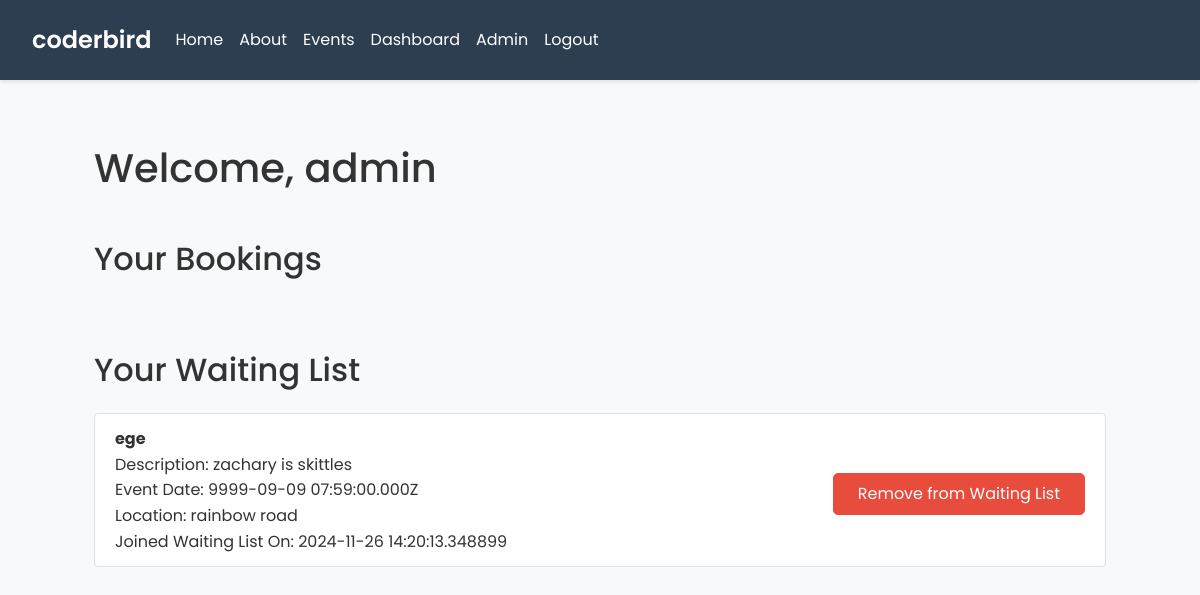
Before: /dashboard (signed in) with the older database file.
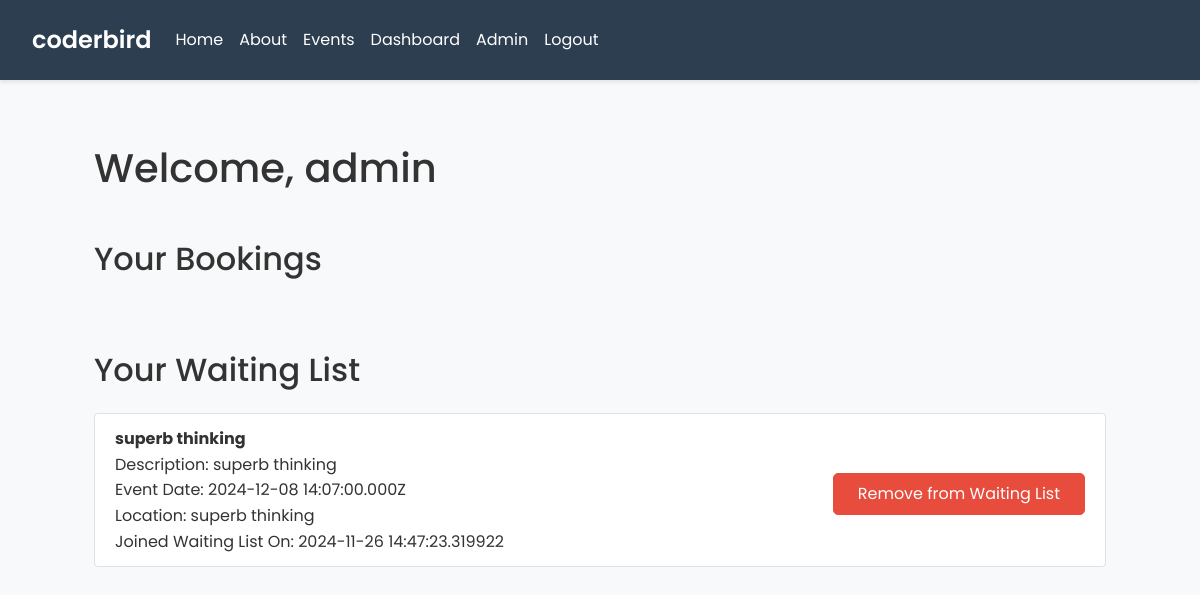
After: the same page with the newer database file.
### tables this page shows
CREATE TABLE `users` (`created` TEXT DEFAULT (strftime('%Y-%m-%d %H:%M:%fZ')) NOT NULL, `email` TEXT DEFAULT '' NOT NULL, `id` TEXT PRIMARY KEY DEFAULT ('r'||lower(hex(randomblob(7)))) NOT NULL, `password` TEXT DEFAULT '' NOT NULL, `updated` TEXT DEFAULT (strftime('%Y-%m-%d %H:%M:%fZ')) NOT NULL, "username" TEXT DEFAULT '' NOT NULL, "confirmed" NUMERIC DEFAULT 0 NOT NULL, "admin" NUMERIC DEFAULT 0 NOT NULL);

CREATE TABLE `waiting_list` (`created` TEXT DEFAULT (strftime('%Y-%m-%d %H:%M:%fZ')) NOT NULL, `eventID` TEXT DEFAULT '' NOT NULL, `id` TEXT PRIMARY KEY DEFAULT ('r'||lower(hex(randomblob(7)))) NOT NULL, `timestamp` TEXT DEFAULT '' NOT NULL, `updated` TEXT DEFAULT (strftime('%Y-%m-%d %H:%M:%fZ')) NOT NULL, `userID` TEXT DEFAULT '' NOT NULL);

CREATE TABLE `events` (`created` TEXT DEFAULT (strftime('%Y-%m-%d %H:%M:%fZ')) NOT NULL, `desc` TEXT DEFAULT '' NOT NULL, `event_date` TEXT DEFAULT '' NOT NULL, `id` TEXT PRIMARY KEY DEFAULT ('r'||lower(hex(randomblob(7)))) NOT NULL, `location` TEXT DEFAULT '' NOT NULL, `max_participants` NUMERIC DEFAULT 0 NOT NULL, `title` TEXT DEFAULT '' NOT NULL, `updated` TEXT DEFAULT (strftime('%Y-%m-%d %H:%M:%fZ')) NOT NULL, "participants" NUMERIC DEFAULT 0 NOT NULL);

### main.py (the view)
@app.route('/dashboard')
def dashboard():
    if not is_logged_in():
        flash('Login to access this page.', 'warning')
        return redirect(url_for('login'))
    conn = get_db_connection()
    cursor = conn.cursor()
    cursor.execute('''
        SELECT bookings.*, events.title, events.desc, events.event_date, events.location
        FROM bookings
        JOIN events ON bookings.eventID = events.id
        WHERE bookings.userID = ?
    ''', (session['user_id'],))
    bookings = cursor.fetchall()
    cursor.execute('''
        SELECT waiting_list.*, events.title, events.desc, events.event_date, events.location
        FROM waiting_list
        JOIN events ON waiting_list.eventID = events.id
        WHERE waiting_list.userID = ?
    ''', (session['user_id'],))
    waiting_list = cursor.fetchall()
    close_db_connection(conn)
    return render_template('dashboard.html', is_logged_in=is_logged_in, is_admin=is_admin, bookings=bookings, waiting_list=waiting_list)

### main.py (called while the page is built)
def is_logged_in():
    return 'user_id' in session

def is_admin():
    if not is_logged_in():
        pass
    else:
        conn = get_db_connection()
        cursor = conn.cursor()
        cursor.execute('SELECT * FROM users WHERE email = ?', (session['email'],))
        user = cursor.fetchone()
        close_db_connection(conn)
        return user['admin']

def get_db_connection():
    conn = sqlite3.connect(r'pb_data\data.db')
    conn.row_factory = sqlite3.Row
    return conn

def close_db_connection(conn):
    conn.close()

### templates/dashboard.html (shortened to what this page needs)
{% extends 'base.html' %}
{% block content %}
    <div class="container">
        <h1>Welcome, {{ session['username'] }}</h1>
        <h2 class="mt-5">Your Bookings</h2>
        <h2 class="mt-5">Your Waiting List</h2>
        <ul class="list-group mt-4">
            {% for waiting in waiting_list %}
                <li class="list-group-item">
                    <div class="d-flex justify-content-between align-items-center">
                        <div>
                            <strong>{{ waiting['title'] }}</strong><br>
                            Description: {{ waiting['desc'] }}<br>
                            Event Date: {{ waiting['event_date'] }}<br>
                            Location: {{ waiting['location'] }}<br>
                            Joined Waiting List On: {{ waiting['timestamp'] }}<br>
                        </div>
                        <div>
                            <form method="POST" action="{{ url_for('remove_from_waiting_list', waiting_id=waiting['id']) }}">
                                <button type="submit" class="btn btn-danger mt-2">Remove from Waiting List</button>
                            </form>
                        </div>
                    </div>
                </li>
            {% endfor %}
        </ul>
    </div>
{% endblock %}

### templates/base.html (shortened to what this page needs)
<!DOCTYPE html>
<html lang="en">
<head>
    <link rel="stylesheet" href="https://stackpath.bootstrapcdn.com/bootstrap/4.5.2/css/bootstrap.min.css">
    <link rel="stylesheet" href="{{ url_for('static', filename='styles.css') }}">
</head>
<body>
    <nav class="navbar navbar-expand-lg navbar-light bg-light">
        <a class="navbar-brand" href="/">coderbird</a>
        <div class="collapse navbar-collapse">
            <ul class="navbar-nav mr-auto">
                <li class="nav-item">
                    <a class="nav-link" href="/">Home</a>
                </li>
                <li class="nav-item">
                    <a class="nav-link" href="/about">About</a>
                </li>
                <li class="nav-item">
                    <a class="nav-link" href="/events">Events</a>
                </li>
                {% if is_logged_in() %}
                    <li class="nav-item">
                        <a class="nav-link" href="/dashboard">Dashboard</a>
                    </li>
                    {% if is_admin() %}
                    <li class="nav-item">
                        <a class="nav-link" href="/admin">Admin</a>
                    </li>
                    {% endif %}
                    <li class="nav-item">
                        <a class="nav-link" href="/auth/logout">Logout</a>
                    </li>
                {% endif %}
            </ul>
        </div>
    </nav>
    <div class="container">
        {% block content %}{% endblock %}
    </div>
</body>
</html>

### static/styles.css (style rules this page uses)
body { font-family: 'Poppins', sans-serif; line-height: 1.6; background-color: #f8f9fa; color: #333; }
.navbar { background-color: #2c3e50 !important; padding: 1rem 2rem; box-shadow: 0 2px 4px rgba(0,0,0,0.1); }
.navbar-brand { color: #fff !important; font-weight: 600; font-size: 1.5rem; }
.nav-link { color: #fff !important; transition: color 0.3s ease; }
.container { padding: 2rem; }
.list-group-item { border-radius: 8px; margin-bottom: 1rem; border: 1px solid #dee2e6; transition: transform 0.2s ease, box-shadow 0.2s ease; }
.btn { padding: 0.5rem 1.5rem; border-radius: 5px; transition: all 0.3s ease; }
.btn-danger { background-color: #e74c3c; border-color: #e74c3c; }

Changed rows visible on the page:
removed waiting_list: title "ege", desc "zachary is skittles", event_date "9999-09-09 07:59:00.000Z", location "rainbow road", timestamp "2024-11-26 14:20:13.348899"
added waiting_list: title "superb thinking", desc "superb thinking", event_date "2024-12-08 14:07:00.000Z", location "superb thinking", timestamp "2024-11-26 14:47:23.319922"
